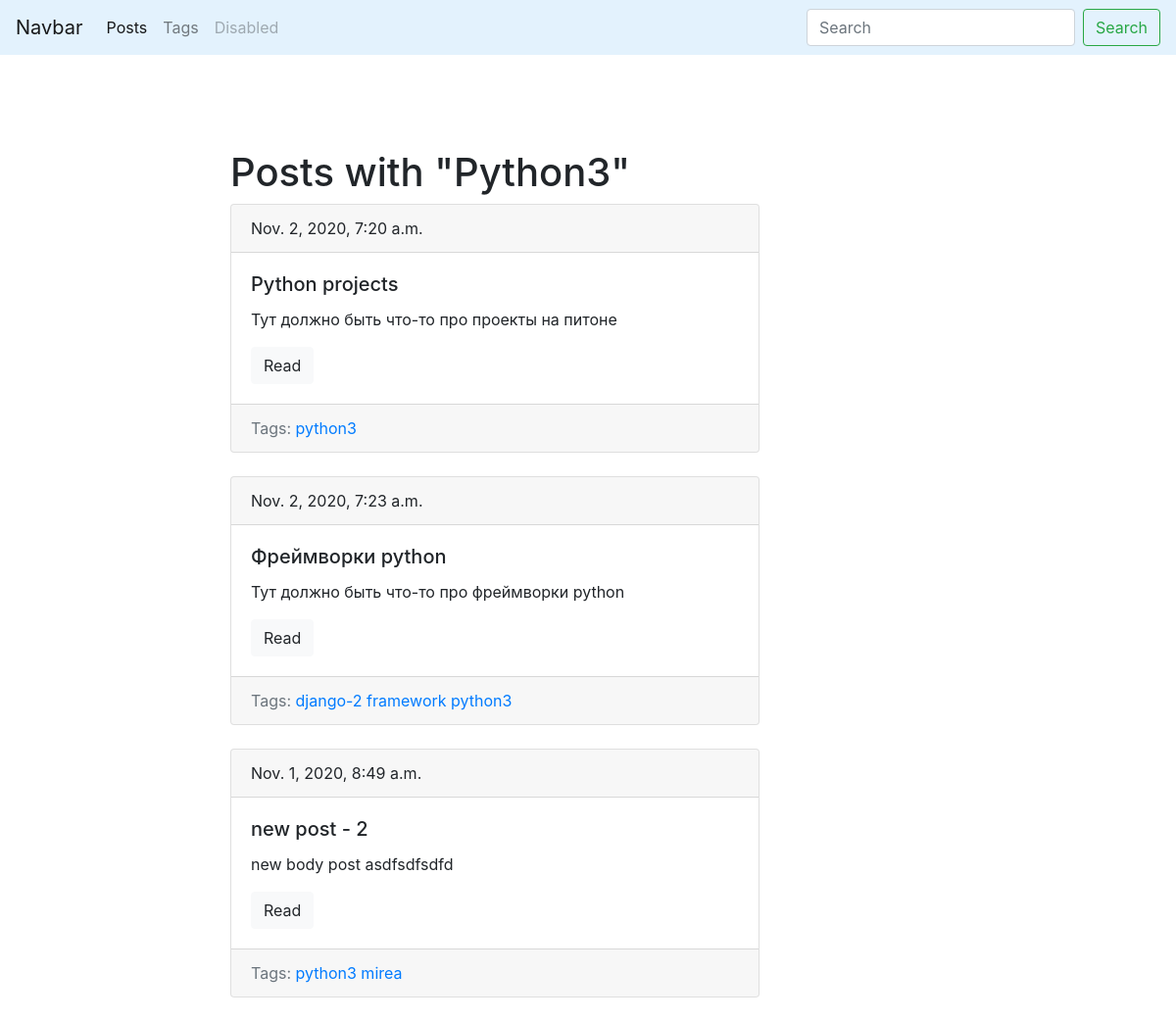
Before: /blog/tag/python3/ with the older database file.
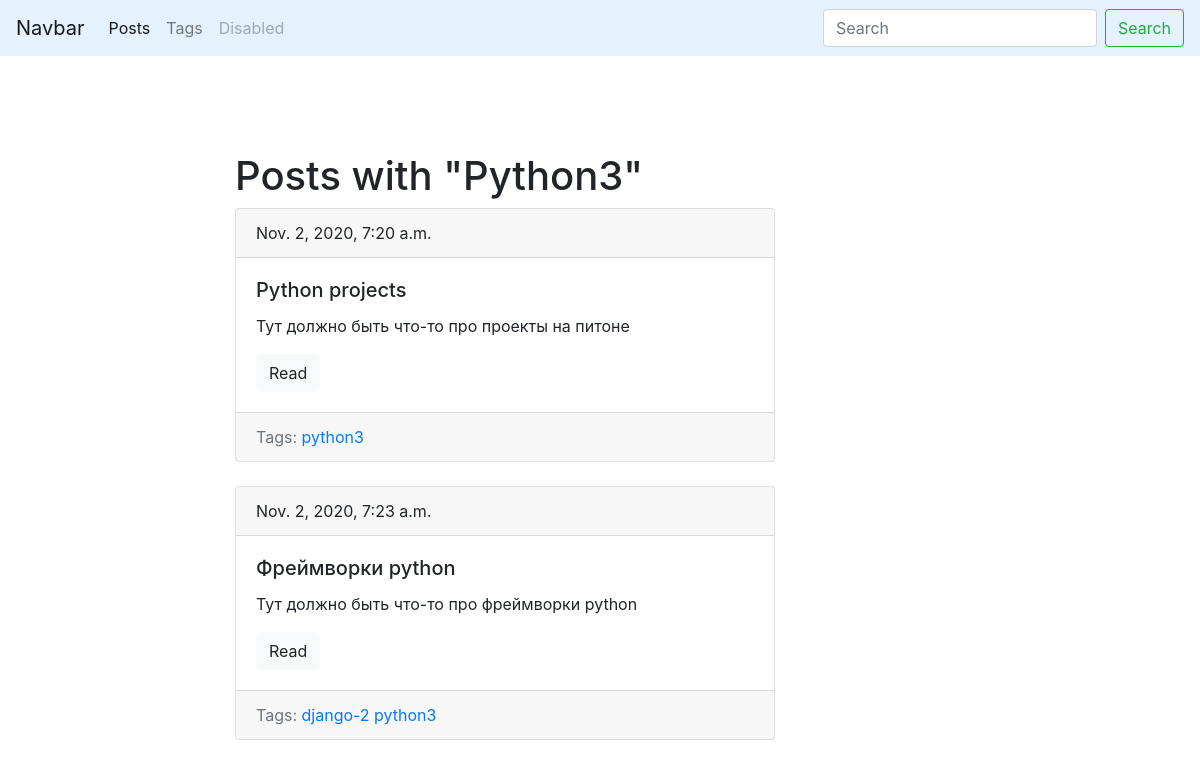
After: the same page with the newer database file.
### blog/models.py (models this page shows, shortened)
class Tag(models.Model):
    title = models.CharField(max_length=10)
    slug = models.SlugField(max_length=50, unique=True)
    def get_absolute_url(self):
        return reverse('tag_detail_url', kwargs={'slug': self.slug})

class Post(models.Model):
    title = models.CharField(max_length=150, db_index=True)
    slug = models.SlugField(max_length=150, blank=True, unique=True)
    body = models.TextField(blank=True, db_index=True)
    tags = models.ManyToManyField('Tag', blank=True, related_name='posts')
    date_pub = models.DateTimeField(auto_now_add=True)
    def get_absolute_url(self):
        return reverse('post_detail_url', kwargs={'slug': self.slug})

### blog/views.py (the view)
# urls.py: path('tag/<str:slug>/', TagDetail.as_view(), name='tag_detail_url'),
class TagDetail(objectsDetailMixin, View):
    model = Tag
    template = 'blog/tag_detail.html'

### blog/utils.py (called while the page is built)
    def get(self, request, slug):
        obj = get_object_or_404(self.model, slug__iexact=slug)
        return render(request, self.template, context={self.model.__name__.lower():obj, 'admin_object': obj, 'detail':True})

### blog/templates/blog/tag_detail.html (shortened to what this page needs)
{% extends 'blog/base_blog.html' %}
{% block content %}
    <h1 class="mt-5">Posts with "{{tag.title|title}}"</h1>
    {% for post in tag.posts.all %}
      {% include 'blog/includes/post_card_template.html' %}
    {% endfor %}
{% endblock %}

### blog/templates/blog/base_blog.html (shortened to what this page needs)
{% extends 'base.html' %}

### templates/base.html (shortened to what this page needs)
{% load static %}
<!DOCTYPE html>
<html lang="en" dir="ltr">
  <head>
    <link rel="stylesheet" href="https://cdn.jsdelivr.net/npm/bootstrap@4.5.3/dist/css/bootstrap.min.css">
    <link rel="stylesheet" href="{% static 'css/styles.css' %}">
  </head>
  <body>
    <nav class="navbar navbar-expand-lg navbar-light" style="background-color: #e3f2fd;">
      <a class="navbar-brand" href="#">Navbar</a>
      <div class="collapse navbar-collapse" id="navbarSupportedContent">
        <ul class="navbar-nav mr-auto">
          <li class="nav-item active">
            <a class="nav-link" href="{% url 'posts_lists_url' %}">Posts</a>
          </li>
          <li class="nav-item">
            <a class="nav-link" href="{% url 'tags_list_url' %}">Tags</a>
          </li>
          <li class="nav-item">
            <a class="nav-link disabled" href="#" tabindex="-1" aria-disabled="true">Disabled</a>
          </li>
        </ul>
        <form class="form-inline my-2 my-lg-0">
          <input class="form-control mr-sm-2" type="search" placeholder="Search" aria-label="Search">
          <button class="btn btn-outline-success my-2 my-sm-0" type="submit">Search</button>
        </form>
      </div>
    </nav>
    <div class="container mt-5">
      <div class="row">
        <div class="col-6 offset-md-2">
          {% block content %}{% endblock %}
        </div>
      </div>
    </div>
  </body>
</html>

### blog/templates/blog/includes/post_card_template.html
<div class="card mb-4">
  <div class="card-header">
    {{post.date_pub}}
  </div>
  <div class="card-body">
    <h5 class="card-title">{{post.title}}</h5>
    <p class="card-text">{{post.body|truncatewords:15}}</p>
    <a href="{{ post.get_absolute_url}}" class="btn btn-light">Read</a>
  </div>
  <div class="card-footer text-muted">
    Tags:
    {% for tag in post.tags.all %}
        <a href="{{ tag.get_absolute_url }}">{{tag.title}}</a>
    {% endfor %}
  </div>
</div>

Changed rows visible on the page:
removed Tag: title "framework", shown under Post "Фреймворки python"
removed Post: date_pub "Nov. 1, 2020, 8:49 a.m.", title "new post - 2", body "new body post asdfsdfsdfd", Tag (title "python3")
removed Tag: title "mirea", shown under "Nov. 1, 2020, 8:49 a.m."
